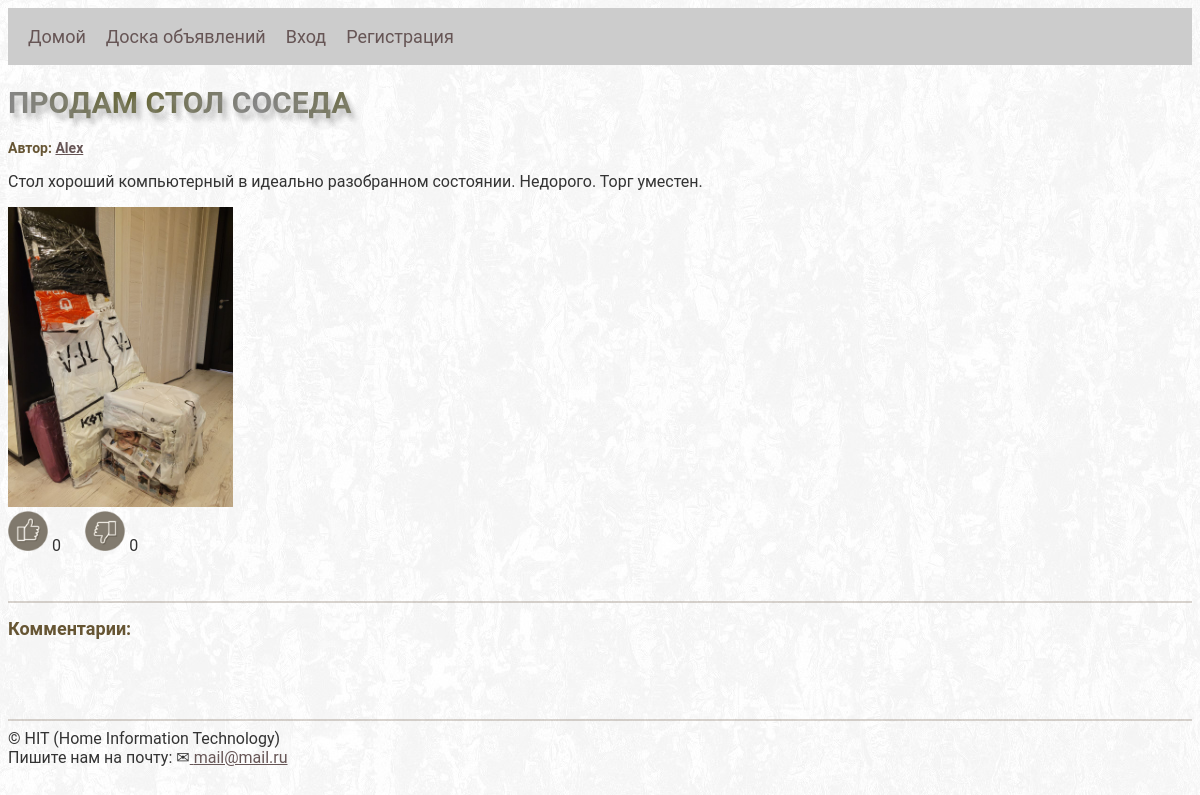
Before: /board/advertisement/8/ with the older database file.
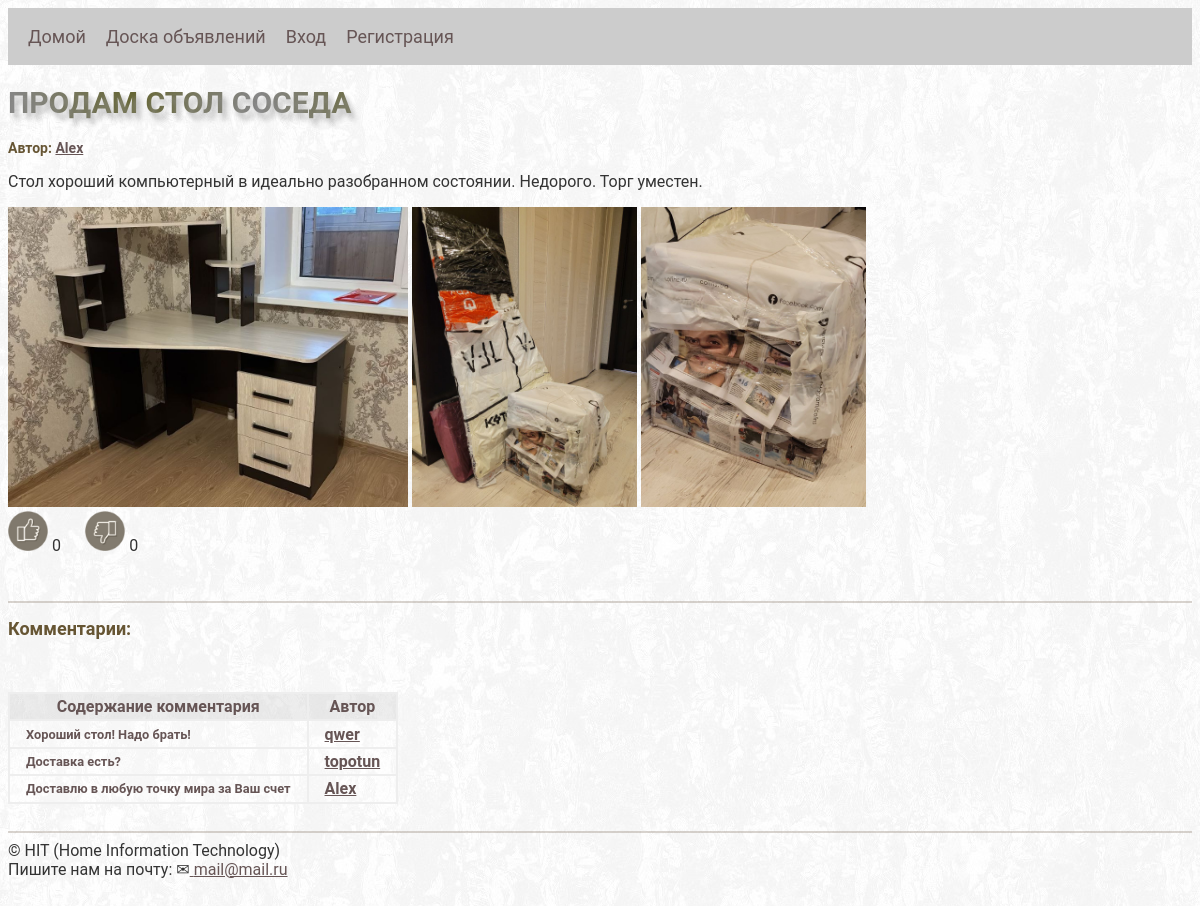
After: the same page with the newer database file.
### board/models.py (models this page shows, shortened)
class Advertisement(models.Model):
    title = models.CharField(max_length=255)
    content = models.TextField()
    author = models.ForeignKey(User, on_delete=models.CASCADE)
    created_at = models.DateTimeField(auto_now_add=True)
    like_count = models.IntegerField(default=0)
    dislike_count = models.IntegerField(default=0)
    image = models.ImageField(upload_to=user_directory_path, null=True, blank=True)
    class Meta:
        verbose_name = 'Объявления'
        verbose_name_plural = 'Объявления'

class Image(models.Model):
    advertisement = models.ForeignKey(Advertisement, related_name='images', on_delete=models.CASCADE)
    user = models.ForeignKey(User, on_delete=models.CASCADE)
    image = models.ImageField(upload_to=user_directory_path, verbose_name='File', blank=True, null=True)
    class Meta:
        verbose_name = 'Изображения'
        verbose_name_plural = 'Изображения'

class Comment(models.Model):
    advertisement = models.ForeignKey(Advertisement, related_name='comments', on_delete=models.CASCADE)
    author = models.ForeignKey(User, on_delete=models.CASCADE)
    content = models.TextField()
    created_at = models.DateTimeField(auto_now_add=True)
    class Meta:
        verbose_name = 'Комментарии'
        verbose_name_plural = 'Комментарии'

### board/views.py (the view)
# urls.py: path('advertisement/<int:pk>/', views.advertisement_detail, name='advertisement_detail'),
def advertisement_detail(request: HttpRequest, pk: int) -> HttpResponseRedirect:
    advertisement = Advertisement.objects.get(pk=pk)
    images = Image.objects.filter(advertisement=advertisement.id)
    comments = Comment.objects.filter(advertisement=advertisement.id)
    context = like_read(request, pk)
    return render(request, 'board/advertisement_detail.html',
                  {'advertisement': advertisement,
                   'images': images,
                   'comments': comments,
                   **context})

### board/user_preferences.py (called while the page is built)
def pref(request: HttpRequest):
    if request.user.is_authenticated:
        _preferences = Preferences.objects.filter(user=request.user).last()
        if request.GET.get('day') == 'theme':
            if not _preferences or _preferences.theme is None:
                Preferences.objects.create(user=request.user, theme='dark')
            elif _preferences.theme == 'light':
                _preferences.theme = 'dark'
                _preferences.save()
            else:
                _preferences.theme = 'light'
                _preferences.save()
            _preferences = Preferences.objects.filter(user=request.user).last()
    else:
        _preferences = None
    return {
        'user_pref': _preferences,
    }

### board/utilite.py (called while the page is built)
def like_read(request: HttpRequest, pk: int) -> dict:
    context = {}
    if request.user.is_authenticated:
        if Like.objects.filter(advertisement=pk, user=request.user.id, like_type=1):
            context['like'] = 1
        elif Like.objects.filter(advertisement=pk, user=request.user.id, like_type=0):
            context['dislike'] = 1
    return context

### board/templates/board/advertisement_detail.html (shortened to what this page needs)
{% extends 'base.html' %}
{% block content %}
<h1>{{ advertisement.title }}</h1>
<h3>Автор:
    <a href="{% url 'board:advertisement_list' pk=advertisement.author.id %}">
        {{ advertisement.author.username }}
    </a></h3>
<p>{{ advertisement.content }}</p>
{% if advertisement.image %}
<a class="a_img" href="{{ advertisement.image.url }}" target="_blank">
  <img src="{{ advertisement.image.url }}" style="height: 300px;">
</a>
{% endif %}
{% if images %}
  {% for i in images %}
    <a class="a_img" href="{{ i.image.url }}" target="_blank">
      <img src="{{ i.image.url }}" style="height: 300px;">
    </a>
  {% endfor %}
{% endif %}
<br>
<a class="a_img" href="{% url 'board:like_dislike' pk=advertisement.pk tp=1 %}">
  {% if like %}
    <img src="/static/board_project/like_on.png" width="40">
  {% else %}
    <img src="/static/board_project/like.png" width="40">
  {% endif %}
</a>
{{ advertisement.like_count }} &ensp;&ensp;
<a class="a_img" href="{% url 'board:like_dislike' pk=advertisement.pk tp=0 %}">
  {% if dislike %}
    <img src="/static/board_project/dislike_on.png" width="40">
  {% else %}
    <img src="/static/board_project/dislike.png" width="40">
  {% endif %}
</a>
{{ advertisement.dislike_count }}
<br>  <br>
<br> <hr>
<h2>Комментарии:</h2>
 <br> <br>
{% if comments %}
    <table>
      <thead>
        <tr>
          <th>Содержание комментария</th>
          <th>Автор</th>
        </tr>
      </thead>
      {% for comment in comments %}
        <tr class="align_left">
          <th>
            <div class="small_font">{{ comment.content }}</div>
          </th>
          <th>
            <a href="{% url 'board:advertisement_list' pk=comment.author.id %}">{{ comment.author }}</a>
          </th>
        </tr>
      {% endfor %}
    </table>
{% endif %}
{% endblock %}

### templates/base.html (shortened to what this page needs)
{% load static %}
<!DOCTYPE html>
<html lang="en">
<head>
    {% if user_pref.theme != 'dark' %}
      <link rel="stylesheet" type="text/css" href='{% static "board_project/style-day.css" %}'>
    {% else %}
      <link rel="stylesheet" type="text/css" href='{% static "board_project/style-night.css" %}'>
    {% endif %}
</head>
<body>
    <div class="navbar">
        <a href="{% url 'home' %}">Домой</a>
        <a href="{% url 'board:advertisement_list' %}">Доска объявлений</a>
        {% if user.is_authenticated %}
            <a href="{% url 'logout' %}">Выход (<span class="small_font">{{user}}</span>)</a>
            <a href="?day=theme" title="Светлая/темная тема">
                {% if user_pref.theme != 'dark' %}
                  <img src="{% static 'board_project/day.png' %}" width="34">
                {% else %}
                  <img src="{% static 'board_project/night.png' %}" width="34">
                {% endif %}
            </a>
        {% else %}
            <a href="{% url 'login' %}">Вход</a>
            <a href="{% url 'signup' %}">Регистрация</a>
        {% endif %}
    </div>
    {% block content %}
    {% endblock %}
<br>  <hr>
    © HIT (Home Information Technology)
    <br> Пишите нам на почту: ✉<a href="mailto:mail@mail.ru"> mail@mail.ru </a>
    <br>  <br>
</body>
</html>

### static/board_project/style-day.css (style rules this page uses)
.navbar { overflow: hidden; background-color: #ccc; padding: 8px 10px; }
.navbar a { float: left; color: #f2f2f2; text-align: center; padding: 10px; text-decoration: none; font-size: 18px; }
body { background-color: #ffffff; font-family: 'Roboto', sans-serif; color: #333; background: url("day_fon.jpg"); background-attachment: fixed; }
a:link { color: #655; }
hr { height: 2px; background-color: RGB(128, 112, 96, 0.3); border: none; }
.a_img { text-decoration: none; border: none; }
.align_left { text-align: left; }
.small_font { font-size: 0.8em; font-family: 'Roboto', sans-serif; }
thead, tfoot { background-color: rgb(200, 200, 200, 0.3); }
table { border: 1px solid #eee; border-collapse: separate; border-spacing: 0px; color: #655; }
tr, th, td { border: 1px solid #eee; padding: 0.2em 1em; }
h1 { text-align: left; font-family: 'Roboto', sans-serif; text-transform: uppercase; text-shadow: 2px 2px 4px rgba(150, 150, 150, 0.1), 3px 4px 4px rgba(150, 150, 150, 0.15), 4px 6px 4px rgba(150, 150, 150, 0.2), 5px 8px 4px rgba(150, 150, 150, 0.25); background-image: linear-gradient(to right ,#888, #663, #888); font-size: 30px; background-size: 250px; background-repeat: repeat; color: transparent; -webkit-background-clip: text; background-clip: text; }
h2 { text-align: left; font-family: 'Roboto', sans-serif; font-size: 18px; color: #653; }
h3 { font-family: 'Roboto', sans-serif; font-size: 14px; color: #653; }

Changed rows visible on the page:
changed Advertisement "Alex": image: a different picture
added Image: image (picture)
added Image: image (picture)
added Comment: content "Хороший стол! Надо брать!", author "qwer"
added Comment: content "Доставка есть?", author "topotun"
added Comment: content "Доставлю в любую точку мира за Ваш счет", author "Alex"
Other visible differences:
text now shown: "Содержание комментария Автор"
